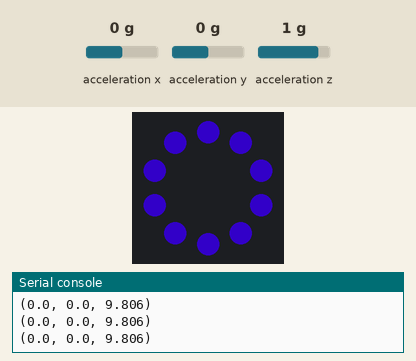
Simulated run of this program. Board: Circuit Playground running CircuitPython. Parts: the board's ring of 10 RGB LEDs (number 0 left of the top, counting anticlockwise), the last lines printed to the serial console. The inputs (shaded band) are chosen by the test bench; at power-on: acceleration y 0 g, acceleration x 0 g, acceleration z 1 g. Dim RGB values are drawn brighter than linear.

Above: at 1.2 s.
1.3 s: acceleration y set to -1.4 g
At 1.8 s:
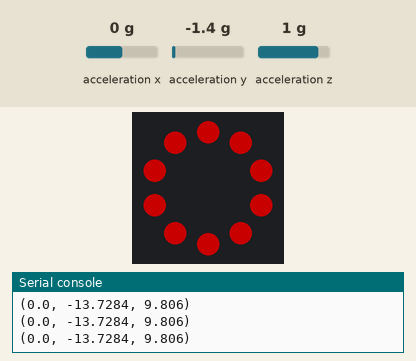
2.8 s: acceleration y set to 0 g
At 4.0 s:
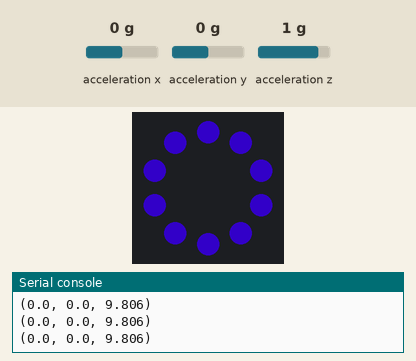
4.3 s: acceleration y set to -0.8 g
At 5.3 s:
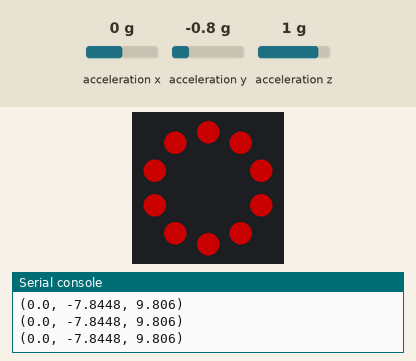
Timing chart, 0 to 7.3 s (numbered marks = the images above; inputs shaded):
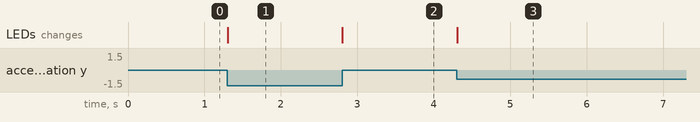

Measured:
- after the input at 1.3 s, the LEDs: change at once (image 1)
- after the input at 2.8 s, the LEDs: change at once (image 2)
- after the input at 4.3 s, the LEDs: change at once (image 3)

The program:

code.py
```python
# pylint: skip-file
from adafruit_circuitplayground.express import cpx

history = []
HISTORY_LENGTH = 4  # try changing from 1 to ?

def avg(arr, n):
    return sum(element[n] for element in arr) / len(arr)

def readsmooth():
    global history
    history.append(cpx.acceleration)

    if len(history) > HISTORY_LENGTH:
        history = history[-HISTORY_LENGTH:]

    return (avg(history, 0), avg(history, 1), avg(history, 2))

count = 0
blink = False
blue = (0, 0, 0)
COLOR_CHANGE = True
while True:
    count += 1

    x, y, z = readsmooth()
    print((x, y, z))  # plotable values

    if COLOR_CHANGE:
        if abs(y) > 5:
            blue = (100, 0, 0)
        else:
            blue = (25, 0, 100)
        cpx.pixels.fill(blue)
    else:
        if count % 120 == 0:
            if blink:
                cpx.pixels.fill((0, 0, 0))
                blink = False
            else:
                cpx.pixels.fill(blue)
                blink = True
```
